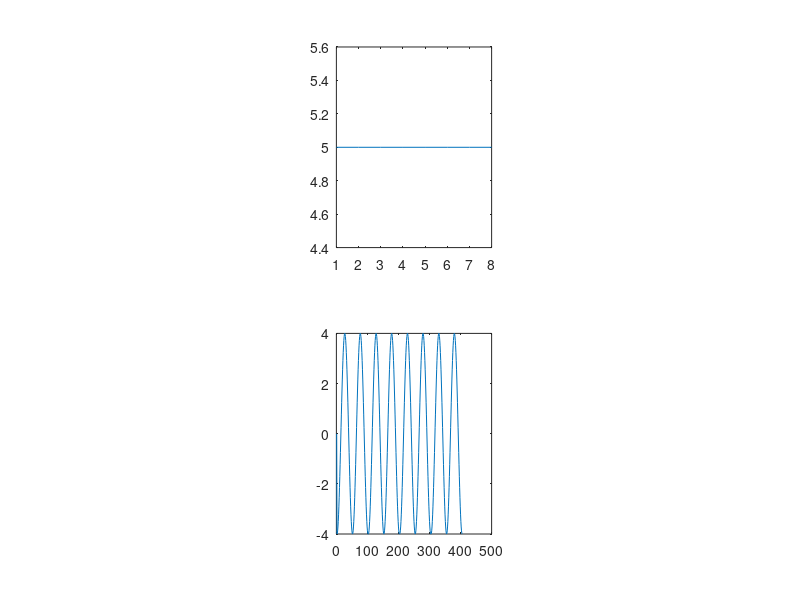

Source code (MATLAB):
clc
clear all
for i=1:8
    p(i)=input('Enter bit stream')
end
t=1:0.01:2;
freq_hz=2;
freq_rps=2*pi*freq_hz;
amp1=2;
amp2=3;
amp3=5;
amp4=4;
x1=amp1*sin(freq_rps*t);
x2=amp2*sin(freq_rps*t+(pi/2));
x3=amp3*sin(freq_rps*t+pi);
x4=amp4*sin(freq_rps*t+(3*pi/2));
y=0;
for i=1:2:8
    if((i+1)<=8)
    if(p(i)==0&&p(i+1)==0)
        x=x1;
    elseif(p(i)==0&&p(i+1)==1)
        x=x2;
    elseif(p(i)==1&&p(i+1)==0)
        x=x3;
    else
        x=x4;
    end
       
        y=cat(2,y,x);
    end
end
subplot(2,3,2)
plot(p)
subplot(2,3,5)
plot(y)
